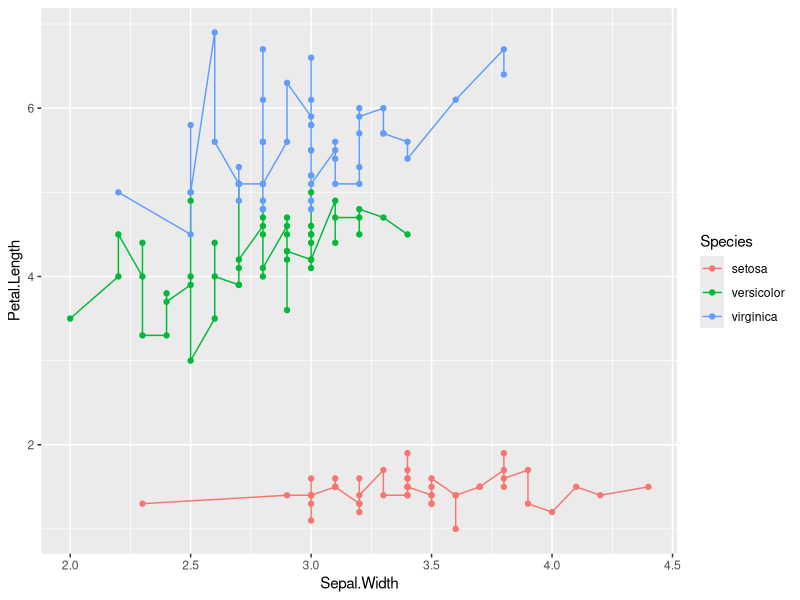

Source code (R):
## ---- chunk 1
knitr::opts_chunk$set(echo = TRUE)
## ---- chunk 2
library(ggplot2)
ggplot(iris, aes(x=Sepal.Width, y=Petal.Length, colour=Species))+
  geom_line()+
  geom_point()
